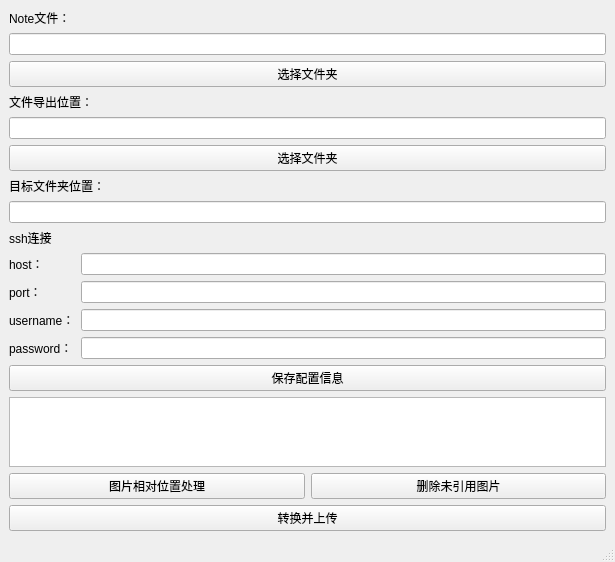
<?xml version="1.0" encoding="UTF-8"?>
<ui version="4.0">
 <class>MainWindow</class>
 <widget class="QMainWindow" name="MainWindow">
  <property name="geometry">
   <rect>
    <x>0</x>
    <y>0</y>
    <width>615</width>
    <height>531</height>
   </rect>
  </property>
  <property name="windowTitle">
   <string>MainWindow</string>
  </property>
  <widget class="QWidget" name="centralwidget">
   <layout class="QGridLayout" name="gridLayout_2">
    <item row="0" column="1" colspan="2">
     <layout class="QVBoxLayout" name="verticalLayout">
      <item>
       <widget class="QLabel" name="label">
        <property name="text">
         <string>Note文件：</string>
        </property>
       </widget>
      </item>
      <item>
       <widget class="QLineEdit" name="note_path_text"/>
      </item>
      <item>
       <widget class="QPushButton" name="select_note_dir_btn">
        <property name="text">
         <string>选择文件夹</string>
        </property>
       </widget>
      </item>
      <item>
       <widget class="QLabel" name="label_2">
        <property name="text">
         <string>文件导出位置：</string>
        </property>
       </widget>
      </item>
      <item>
       <widget class="QLineEdit" name="note_export_path_text"/>
      </item>
      <item>
       <widget class="QPushButton" name="select_note_export_dir_btn">
        <property name="text">
         <string>选择文件夹</string>
        </property>
       </widget>
      </item>
      <item>
       <widget class="QLabel" name="label_8">
        <property name="text">
         <string>目标文件夹位置：</string>
        </property>
       </widget>
      </item>
      <item>
       <widget class="QLineEdit" name="server_file_path_text"/>
      </item>
     </layout>
    </item>
    <item row="5" column="1" colspan="2">
     <widget class="QPushButton" name="export_and_upload_btn">
      <property name="text">
       <string>转换并上传</string>
      </property>
     </widget>
    </item>
    <item row="2" column="1" colspan="2">
     <widget class="QPushButton" name="save_config_btn">
      <property name="text">
       <string>保存配置信息</string>
      </property>
     </widget>
    </item>
    <item row="3" column="1" colspan="2">
     <widget class="QTextBrowser" name="info_show_text"/>
    </item>
    <item row="1" column="1" colspan="2">
     <layout class="QGridLayout" name="gridLayout">
      <item row="2" column="0">
       <widget class="QLabel" name="label_7">
        <property name="text">
         <string>port：</string>
        </property>
       </widget>
      </item>
      <item row="0" column="0">
       <widget class="QLabel" name="label_3">
        <property name="text">
         <string>ssh连接</string>
        </property>
       </widget>
      </item>
      <item row="3" column="0">
       <widget class="QLabel" name="label_5">
        <property name="text">
         <string>username：</string>
        </property>
       </widget>
      </item>
      <item row="1" column="1">
       <widget class="QLineEdit" name="ssh_ip_text"/>
      </item>
      <item row="1" column="0">
       <widget class="QLabel" name="label_4">
        <property name="text">
         <string>host：</string>
        </property>
       </widget>
      </item>
      <item row="2" column="1">
       <widget class="QLineEdit" name="ssh_port_text"/>
      </item>
      <item row="4" column="0">
       <widget class="QLabel" name="label_6">
        <property name="text">
         <string>password：</string>
        </property>
       </widget>
      </item>
      <item row="3" column="1">
       <widget class="QLineEdit" name="ssh_username_text"/>
      </item>
      <item row="4" column="1">
       <widget class="QLineEdit" name="ssh_password_text"/>
      </item>
     </layout>
    </item>
    <item row="4" column="1">
     <widget class="QPushButton" name="img_relative_btn">
      <property name="text">
       <string>图片相对位置处理</string>
      </property>
     </widget>
    </item>
    <item row="4" column="2">
     <widget class="QPushButton" name="unused_del_btn">
      <property name="text">
       <string>删除未引用图片</string>
      </property>
     </widget>
    </item>
   </layout>
  </widget>
  <widget class="QStatusBar" name="statusbar"/>
 </widget>
 <resources/>
 <connections/>
</ui>
